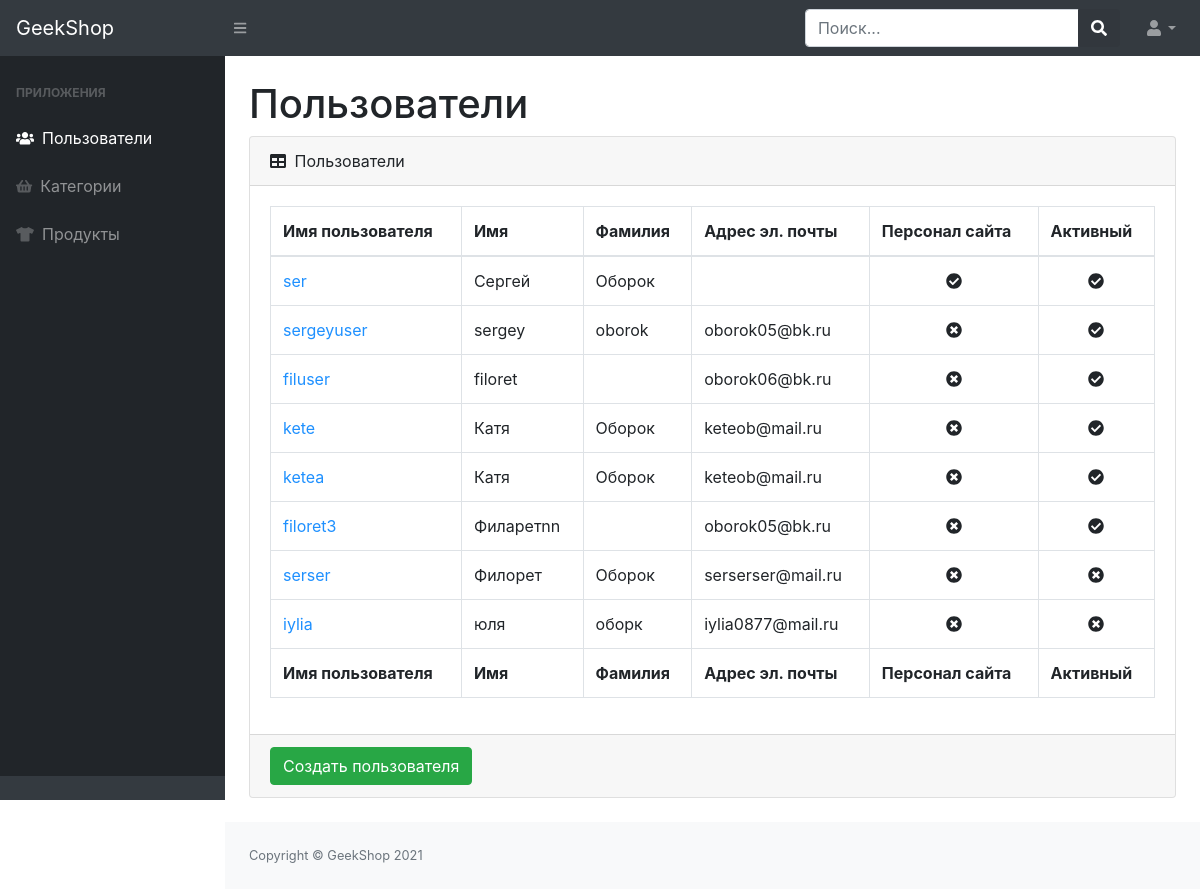
Page /adminapp/users/ (signed in) on the earlier database version.
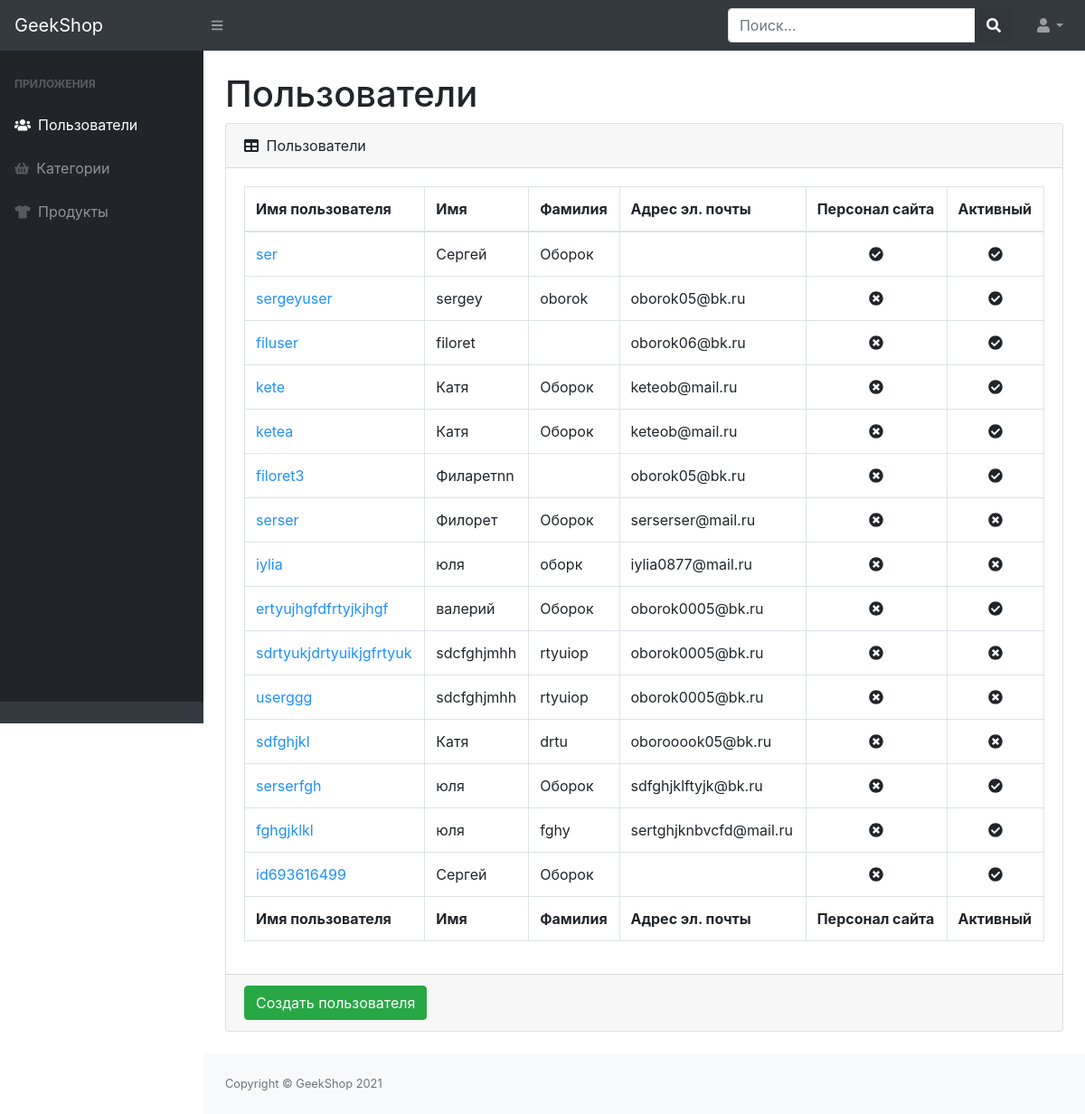
Same page on the later database version.
### authapp/models.py (models this page shows, shortened)
class User(AbstractUser):
    image = models.ImageField(upload_to="users_image", blank=True)
    age = models.PositiveIntegerField(default=18)
    activation_key = models.CharField(max_length=128, blank=True)
    activation_key_expires = models.DateTimeField(auto_now=True, blank=True, null=True)

### adminapp/views.py (the view)
# urls.py: path("users/", UserListView.as_view(), name="admin_users"),
class UserListView(ListView, BaseClassContextMixin, CustomDispatchMixin):
    model = User
    template_name = "adminapp/admin-users-read.html"
    title = "Пользователи"
    context_object_name = "users"

### adminapp/mixin.py (called while the page is built)
    @method_decorator(user_passes_test(lambda u: u.is_superuser))
    def dispatch(self, request, *args, **kwargs):
        return super(CustomDispatchMixin, self).dispatch(request, *args, **kwargs)

    def get_context_data(self, **kwargs):
        context = super(BaseClassContextMixin, self).get_context_data(**kwargs)
        context["title"] = self.title
        return context

### mainapp/context_processors.py (called while the page is built)
def basket(request):
    basket_list = []
    if request.user.is_authenticated:
        basket_list = Basket.objects.filter(user=request.user)
    return {"baskets": basket_list}

### adminapp/templates/adminapp/admin-users-read.html
{% extends "adminapp/base.html" %}
{% block content %}
  <div class="container-fluid">
    <h1 class="mt-4">Пользователи</h1>
    <div class="card mb-4">
      <div class="card-header">
        <i class="fas fa-table mr-1"></i>
        Пользователи
      </div>
      <div class="card-body">
        <div class="table-responsive">
          <table class="table table-bordered" id="dataTable" width="100%" cellspacing="0">
            <thead>
              <tr>
                <th>Имя пользователя</th>
                <th>Имя</th>
                <th>Фамилия</th>
                <th>Адрес эл. почты</th>
                <th>Персонал сайта</th>
                <th>Активный</th>
              </tr>
            </thead>
            <tfoot>
              <tr>
                <th>Имя пользователя</th>
                <th>Имя</th>
                <th>Фамилия</th>
                <th>Адрес эл. почты</th>
                <th>Персонал сайта</th>
                <th>Активный</th>
              </tr>
            </tfoot>
            <tbody>
            {% for user in users %}
              <tr>
                <td><a href="{% url 'adminapp:admin_user_update' pk=user.id %}" style="color: dodgerblue">{{ user.username }}</a></td>
                <td>{{ user.first_name }}</td>
                <td>{{ user.last_name }}</td>
                <td>{{ user.email }}</td>
                <td class="text-center">
                  {% if user.is_staff %}
                    <i class="fas fa-check-circle"></i>
                  {% else %}
                    <i class="fas fa-times-circle"></i>
                  {% endif %}
                </td>
                <td class="text-center">
                  {% if user.is_active %}
                    <i class="fas fa-check-circle"></i>
                  {% else %}
                    <i class="fas fa-times-circle"></i>
                  {% endif %}
                </td>
              </tr>
            {% endfor %}
            </tbody>
          </table>
        </div>
      </div>
      <div class="card-footer">
        <a href="{% url 'adminapp:admin_user_create' %}">
          <button class="btn btn-success">Создать пользователя</button>
        </a>
      </div>
    </div>
  </div>
{% endblock %}

Differences in the rows shown:
added User: username "ertyujhgfdfrtyjkjhgf", first_name "валерий", last_name "Оборок", email "oborok0005@bk.ru", is_staff False (drawn), is_active True (drawn)
added User: username "sdrtyukjdrtyuikjgfrtyuk", first_name "sdcfghjmhh", last_name "rtyuiop", email "oborok0005@bk.ru", is_staff False (drawn), is_active False (drawn)
added User: username "userggg", first_name "sdcfghjmhh", last_name "rtyuiop", email "oborok0005@bk.ru", is_staff False (drawn), is_active False (drawn)
added User: username "sdfghjkl", first_name "Катя", last_name "drtu", email "oborooook05@bk.ru", is_staff False (drawn), is_active False (drawn)
added User: username "serserfgh", first_name "юля", last_name "Оборок", email "sdfghjklftyjk@bk.ru", is_staff False (drawn), is_active True (drawn)
added User: username "fghgjklkl", first_name "юля", last_name "fghy", email "sertghjknbvcfd@mail.ru", is_staff False (drawn), is_active True (drawn)
added User: username "id693616499", first_name "Сергей", last_name "Оборок", is_staff False (drawn), is_active True (drawn)
